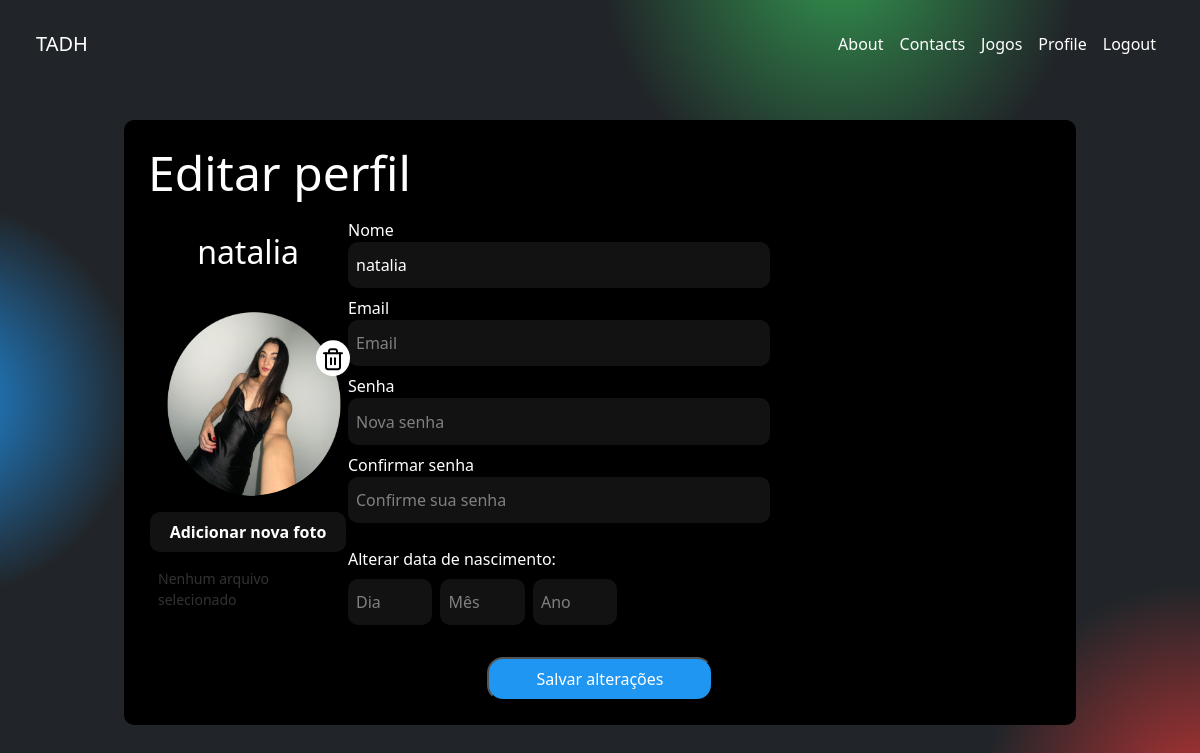
Page /perfil/editar/ (signed in) on the earlier database version.
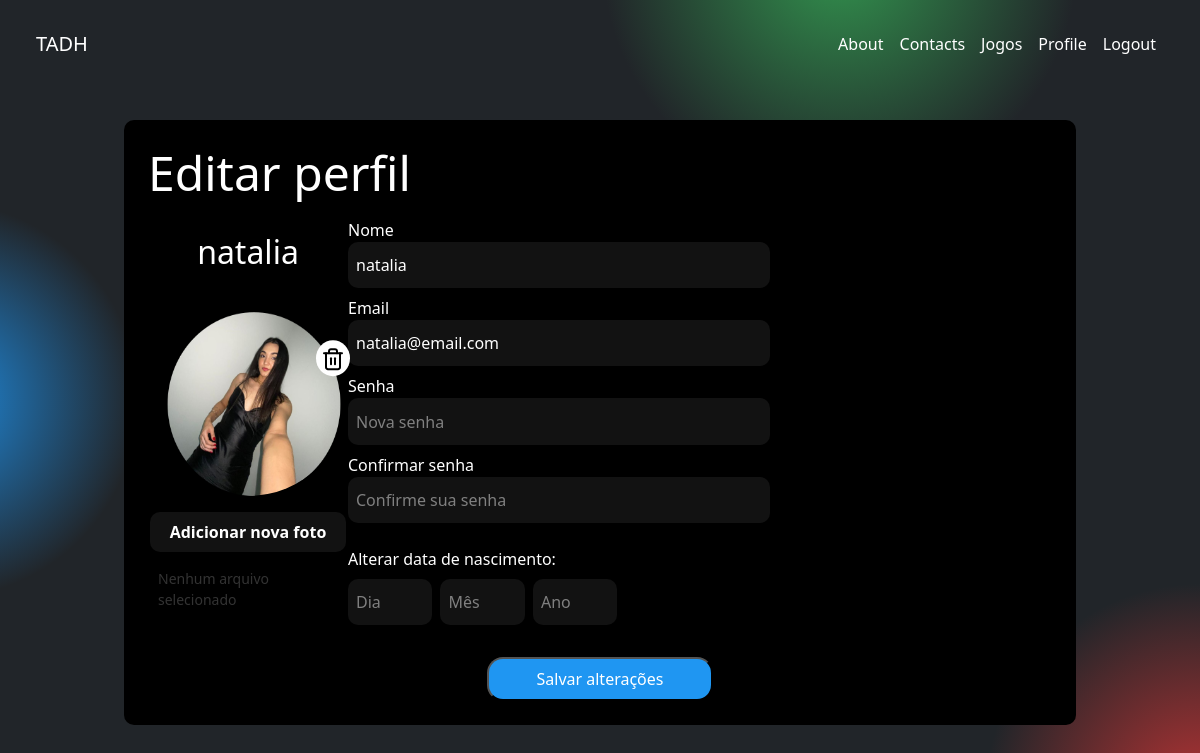
Same page on the later database version.
### jogos/models.py (models this page shows, shortened)
class BaseUser(AbstractUser):
    id = models.UUIDField(primary_key=True, default=uuid.uuid4, editable=False)
    created_at = models.DateTimeField(auto_now_add=True)
    updated_at = models.DateTimeField(auto_now=True)
    birth_date = models.DateField(null=True, blank=True)
    photo = models.ImageField(upload_to="users/images/%Y/%m/%d/", blank=True, null=True)
    USERNAME_FIELD = "username"

### jogos/views.py (the view)
# urls.py: path('perfil/editar/', views.profile_edit, name='profile_edit'),
@login_required(login_url="login")
def profile_edit(request):
    user = request.user
    if request.method == "POST":
        form = UserEditForm(request.POST, request.FILES, instance=user)
        try:
            dia = int(request.POST.get("day", 0))
            mes = int(request.POST.get("month", 0))
            ano = int(request.POST.get("year", 0))
            data_nascimento = date(ano, mes, dia)
            user.birth_date = data_nascimento
        except (ValueError, TypeError):
            data_nascimento = user.birth_date
        if form.is_valid():
            user = form.save(commit=False)
            user.birth_date = data_nascimento
            if "photo" in request.FILES:
                user.photo = request.FILES["photo"]
            if form.cleaned_data.get("password"):
                user.set_password(form.cleaned_data["password"])
            user.save()
            messages.success(request, "Perfil atualizado com sucesso!")
            return redirect("profile")
        else:
            messages.error(request, "Erro ao atualizar o perfil")
    else:
        form = UserEditForm(instance=user)
    return render(request, "pages/profile_edit.html", {"form": form})

### jogos/templates/pages/profile_edit.html (shortened to what this page needs)
{% extends 'base.html' %}
{% load static %}
{% block content %}
    <div class="main-container-profile">
        <form method="post" enctype="multipart/form-data">
        <div class="profile-settings">
        <h1 class="title-settings">Editar perfil</h1>
        <div class="main-settings">
            <div class="left">
                <h2>{{ request.user.username }}</h2>
                {% if request.user.photo %}
                    <a class="link-delete-photo" href="{% url 'deletar_photo' %}"><img src="{% static 'img/trash.svg' %}" alt="User photo" class="trash-photo"></a>
                    <img src="{{ request.user.photo.url }}" alt="User photo" class="author-img">
                {% else %}
                    <img class="photo-profile-edit" src="{% static 'img/user 5.svg' %}" alt="User photo" class="author-img">
                {% endif %}
                <label for="file-upload" class="custom-file-label"><strong>Adicionar nova foto</strong></label>
                <span class="file-name">Nenhum arquivo selecionado</span>
            </div>
            <div class="right">
                <div class="form-group">
                    <label for="username">Nome</label>
                    {{ form.username }}
                </div>
                <div class="form-group">
                    <label for="email">Email</label>
                    {{ form.email }}
                </div>
                <div class="form-group">
                    <label for="password">Senha</label>
                    {{ form.password1 }}
                </div>
                <div class="form-group">
                    <label for="confirmar-senha">Confirmar senha</label>
                    {{ form.password2 }}
                </div>
                <div class="form-group date-group">
                    <label class="date-title" for="birth_date">Alterar data de nascimento:</label>
                    <div class="date-inputs">
                        <input type="text" name="day" placeholder="Dia" class="date-input form-control form-input">
                        <input type="text" name="month" placeholder="Mês" class="date-input form-control form-input">
                        <input type="text" name="year" placeholder="Ano" class="date-input form-control form-input">
                    </div>
            </div>
        </div>
        </div>
        <button class="start-button save-btn" type="submit">Salvar alterações</button>
        </form>
    </div>
{% endblock content %}

Differences in the rows shown:
changed BaseUser "natalia": email (not shown) → "natalia@email.com"
